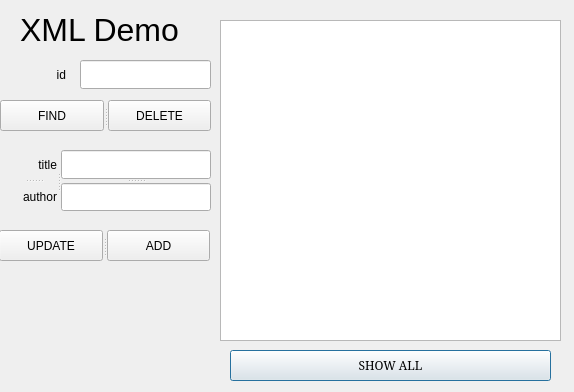
<?xml version="1.0" encoding="UTF-8"?>
<ui version="4.0">
 <class>readXML</class>
 <widget class="QDialog" name="readXML">
  <property name="geometry">
   <rect>
    <x>0</x>
    <y>0</y>
    <width>574</width>
    <height>392</height>
   </rect>
  </property>
  <property name="windowTitle">
   <string>Dialog</string>
  </property>
  <widget class="QListWidget" name="listWidget_showXML">
   <property name="geometry">
    <rect>
     <x>220</x>
     <y>20</y>
     <width>341</width>
     <height>321</height>
    </rect>
   </property>
  </widget>
  <widget class="QPushButton" name="pushButton_show">
   <property name="geometry">
    <rect>
     <x>230</x>
     <y>350</y>
     <width>321</width>
     <height>31</height>
    </rect>
   </property>
   <property name="font">
    <font>
     <family>SimSun</family>
    </font>
   </property>
   <property name="text">
    <string>SHOW ALL</string>
   </property>
  </widget>
  <widget class="QLabel" name="label_3">
   <property name="geometry">
    <rect>
     <x>0</x>
     <y>60</y>
     <width>66</width>
     <height>29</height>
    </rect>
   </property>
   <property name="text">
    <string>id</string>
   </property>
   <property name="alignment">
    <set>Qt::AlignRight|Qt::AlignTrailing|Qt::AlignVCenter</set>
   </property>
  </widget>
  <widget class="QLineEdit" name="lineEdit_id">
   <property name="geometry">
    <rect>
     <x>80</x>
     <y>60</y>
     <width>131</width>
     <height>29</height>
    </rect>
   </property>
  </widget>
  <widget class="QLabel" name="label_4">
   <property name="geometry">
    <rect>
     <x>20</x>
     <y>10</y>
     <width>171</width>
     <height>41</height>
    </rect>
   </property>
   <property name="text">
    <string>&lt;html&gt;&lt;head/&gt;&lt;body&gt;&lt;p&gt;&lt;span style=&quot; font-size:24pt;&quot;&gt;XML Demo&lt;/span&gt;&lt;/p&gt;&lt;/body&gt;&lt;/html&gt;</string>
   </property>
  </widget>
  <widget class="QSplitter" name="splitter_3">
   <property name="geometry">
    <rect>
     <x>10</x>
     <y>150</y>
     <width>201</width>
     <height>61</height>
    </rect>
   </property>
   <property name="orientation">
    <enum>Qt::Horizontal</enum>
   </property>
   <widget class="QSplitter" name="splitter">
    <property name="orientation">
     <enum>Qt::Vertical</enum>
    </property>
    <widget class="QLabel" name="label">
     <property name="text">
      <string>title</string>
     </property>
     <property name="alignment">
      <set>Qt::AlignRight|Qt::AlignTrailing|Qt::AlignVCenter</set>
     </property>
    </widget>
    <widget class="QLabel" name="label_2">
     <property name="text">
      <string>author</string>
     </property>
     <property name="alignment">
      <set>Qt::AlignRight|Qt::AlignTrailing|Qt::AlignVCenter</set>
     </property>
    </widget>
   </widget>
   <widget class="QSplitter" name="splitter_2">
    <property name="orientation">
     <enum>Qt::Vertical</enum>
    </property>
    <widget class="QLineEdit" name="lineEdit_title"/>
    <widget class="QLineEdit" name="lineEdit_author"/>
   </widget>
  </widget>
  <widget class="QSplitter" name="splitter_4">
   <property name="geometry">
    <rect>
     <x>0</x>
     <y>100</y>
     <width>211</width>
     <height>31</height>
    </rect>
   </property>
   <property name="orientation">
    <enum>Qt::Horizontal</enum>
   </property>
   <widget class="QPushButton" name="pushButton_find">
    <property name="text">
     <string>FIND</string>
    </property>
   </widget>
   <widget class="QPushButton" name="pushButton_delete">
    <property name="text">
     <string>DELETE</string>
    </property>
   </widget>
  </widget>
  <widget class="QSplitter" name="splitter_5">
   <property name="geometry">
    <rect>
     <x>-1</x>
     <y>230</y>
     <width>211</width>
     <height>31</height>
    </rect>
   </property>
   <property name="orientation">
    <enum>Qt::Horizontal</enum>
   </property>
   <widget class="QPushButton" name="pushButton_update">
    <property name="text">
     <string>UPDATE</string>
    </property>
   </widget>
   <widget class="QPushButton" name="pushButton_add">
    <property name="text">
     <string>ADD</string>
    </property>
   </widget>
  </widget>
 </widget>
 <resources/>
 <connections/>
</ui>
